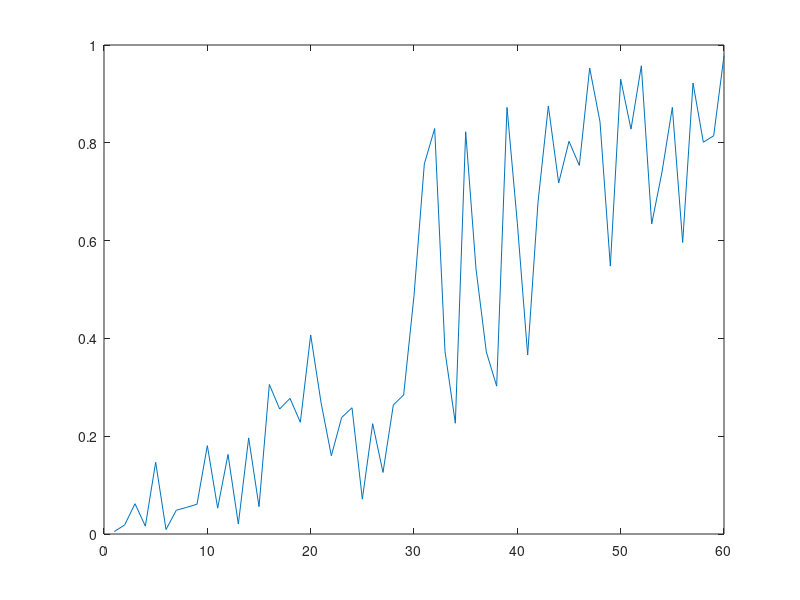

MATLAB code for this plot: (Note: this script raises an error after producing the figure.)
% binomial data inversion of two models for delay discounting
%%% This script is divided into the following parts : 
% - Simulation of data from one of the two models
% - Inversion of the generated data for both model
% - Model comparison based on the 

%SCRIPT POUR L'EXEMPLE DE LA DOC/


close all
clear all
clc

Nsub = 20;
Nmodel = 3;
Logev = zeros(Nsub,Nmodel);

for i_sub = 1 : Nsub

%%%%%%%%%%%%%%%%%%%%%%%%%%%%%%%%%%%%%%%%%%%%%%%%%%%%%%%%%%
%%%%%%%%%%%%%%%%%%%%%%%%%%%%% DESCRIPTION OF THE TASK

% Two alternatives choice task
% - At each Trial, two alternatives are proposed by the experimenter
%   Each of which has two dimensions (value, time of delivery)
%   Delay between alternatives is kept constant 
% - The Subject chooses one among the two alternatives
% 

%%%%%%%%%%%%%%%%%%%%%%%%%%%%%%%%%%%%%%%%%%%%%%%%%%%%%%%%%%
%%%%%%%%%%%%%%%%%%%%%%%%%%%%% DESCRIPTION OF MODEL ONE
% Hyperbolic discount v(d) = 1 / (1 + k*d) + softmax decision rule
% Hidden states : None
% Observed variable : chosen alternative (1*Ntrials)
% Parameters : k, be

%%%%%%%%%%%%%%%%%%%%%%%%%%%%%%%%%%%%%%%%%%%%%%%%%%%%%%%%%%
%%%%%%%%%%%%%%%%%%%%%%%%%%%%% SIMULATION OF DATA WITH MODEL ONE


% simulation parameters
beta = 3;


% Experimenter data
N = 60;

T = zeros(2,N); % time of reception of alternatives
T(1,:) = zeros(1,N); % random choice (uniform)  
T(2,:) = 40+floor((0.5-rand(1,N))*10); % T2 = T1 + delay  
OV = zeros(2,N); % value of alternatives
OV(1,:) = 10; % random choice (uniform)
OV(2,:) = 20; % random choice of values

% Simulating data
K1 = 0.02;
Kend = 0.03;
K = (Kend-K1)/(N-1).*[1:N] + (K1*N-Kend)/(N-1);


SV = (OV)./(1+[K;K].*T);
p1 = 1./(1+exp(-beta*(SV(1,:)-SV(2,:))));
a = rand(1,N)<p1; % subject choices

% % display simulated data
% figure
% t = linspace(0,10,100);
% vt = 1./(1+K*t);
% plot(t,vt)
% title('discount function for value 1')
% xlabel('t')
figure
 plot(p1)

%%
%%%%%%%%%%%%%%%%%%%%%%%%%%%%%%%%%%%%%%%%%%%%%%%%%%%%%%%%%%
%%%%%%%%%%%%%%%%%%%%%%%%%%%%% INVERSION OF MODEL ONE


g_fname = @g_1Dhyp; % observation function, Parameters : [K, beta] => n_phi = 2
dim = struct('n',0,'n_theta',0,'n_phi',2,'p',N,'n_t',1);
% n : hidden states
% n_theta : number of parameters of the evolution function (no evolution
% here)
% n_phi : number of parameters of the observation function

% Priors on parameters (mean and Covariance matrix)
priors.muPhi = zeros(dim.n_phi,1); 
priors.SigmaPhi = 1e4*eye(dim.n_phi);
%priors.SigmaPhi(end,end) = 0; % Do not infer beta!
% No state noise for deterministic update rules
priors.a_alpha = Inf;
priors.b_alpha = 0;
% Options for inversion
options.priors = priors;
options.DisplayWin = 1;
options.GnFigs = 0;
options.binomial = 1; % Dealing with binary data
options.dim = dim;
options.verbose = 0;
% Experimenter parameters
inG.T = T; % 2 * N (times of reception)
inG.V = OV;  % 2 * N  (objective values)
options.inG = inG; 



y = a'; % subject choices

[posterior1,out1] = VBA_NLStateSpaceModel(y,[],[],g_fname,dim,options);  % Inversion function
 phi = [log(K),log(beta)]; 
displayResults(posterior1,out1,y,[],[],[],phi,Inf,Inf)


disp('//////////  Obtained parameters for hyperbolic model')
disp([' K = ', num2str(posterior1.muPhi(1))])
disp([' beta = ', num2str(exp(posterior1.muPhi(2)))])
    
%%
%%%%%%%%%%%%%%%%%%%%%%%%%%%%%%%%%%%%%%%%%%%%%%%%%%%%%%%%%%
%%%%%%%%%%%%%%%%%%%%%%%%%%%%% INVERSION OF MODEL TWO : Fatigue K


g_fname = @g_1Dhyp_fatigueK; % observation function, Parameters : [K, beta] => n_phi = 2
dim = struct('n',0,'n_theta',0,'n_phi',3,'p',N,'n_t',1);
% n : hidden states
% n_theta : number of parameters of the evolution function (no evolution
% here)
% n_phi : number of parameters of the observation function

% Priors on parameters (mean and Covariance matrix)
priors.muPhi = zeros(dim.n_phi,1); 
priors.SigmaPhi = 1e4*eye(dim.n_phi);
%priors.SigmaPhi(end,end) = 0; % Do not infer beta!
% No state noise for deterministic update rules
priors.a_alpha = Inf;
priors.b_alpha = 0;
% Options for inversion
options.priors = priors;
options.DisplayWin = 1;
options.GnFigs = 0;
options.binomial = 1; % Dealing with binary data
options.dim = dim;
options.verbose = 0;
% Experimenter parameters
inG.T = T; % 2 * N (times of reception)
inG.V = OV;  % 2 * N  (objective values)
inG.N = N;

options.inG = inG; 



y = a'; % subject choices

[posterior2,out2] = VBA_NLStateSpaceModel(y,[],[],g_fname,dim,options);  % Inversion function
 phi = [log(K1),log(Kend),log(beta)]; 
displayResults(posterior2,out2,y,[],[],[],phi,Inf,Inf)


disp('//////////  Obtained parameters for hyperbolic model')
disp([' K = ', num2str(exp(posterior2.muPhi(1:2)'))])
disp([' beta = ', num2str(exp(posterior2.muPhi(3)))])
    
%%
%%%%%%%%%%%%%%%%%%%%%%%%%%%%%%%%%%%%%%%%%%%%%%%%%%%%%%%%%%
%%%%%%%%%%%%%%%%%%%%%%%%%%%%% INVERSION OF MODEL TWO : Fatigue B


g_fname = @g_1Dhyp_fatigueB; % observation function, Parameters : [K, beta] => n_phi = 2
dim = struct('n',0,'n_theta',0,'n_phi',3,'p',N,'n_t',1);
% n : hidden states
% n_theta : number of parameters of the evolution function (no evolution
% here)
% n_phi : number of parameters of the observation function

% Priors on parameters (mean and Covariance matrix)
priors.muPhi = zeros(dim.n_phi,1); 
priors.SigmaPhi = 1e4*eye(dim.n_phi);
%priors.SigmaPhi(end,end) = 0; % Do not infer beta!
% No state noise for deterministic update rules
priors.a_alpha = Inf;
priors.b_alpha = 0;
% Options for inversion
options.priors = priors;
options.DisplayWin = 1;
options.GnFigs = 0;
options.binomial = 1; % Dealing with binary data
options.dim = dim;
options.verbose = 0;
% Experimenter parameters
inG.T = T; % 2 * N (times of reception)
inG.V = OV;  % 2 * N  (objective values)
inG.N = N;

options.inG = inG; 



y = a'; % subject choices

[posterior3,out3] = VBA_NLStateSpaceModel(y,[],[],g_fname,dim,options);  % Inversion function
 phi = [log(K1),log(Kend),log(beta)]; 
displayResults(posterior3,out3,y,[],[],[],phi,Inf,Inf)

    
    
    [out1.F,out2.F,out3.F]
Logev(i_sub,:) =  [out1.F,out2.F,out3.F];

end

%%


A =Logev - Logev(:,1)*ones(1,3);
 bar(A(:,2:3))
title('Approximated (Log-evidence - log-evidence of model 1)')
xlabel('Subject')

%%

[exp_r,xp,r_samp,g_post] = spm_BMS_gibbs (Logev, [1,1,1])

figure
bar(exp_r)
title('Expected posterior probabilty of models for any subject')
xlabel('model')

figure
bar(xp)
title('Exceedance probability of models')
xlabel('model')
